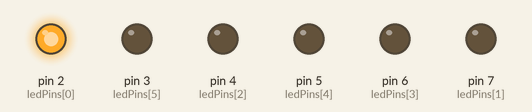
Recording of a sketch running on a simulated Arduino Uno, built with avr-gcc and run on an emulated ATmega328P. Shown: output pins drawn as LEDs (lit = HIGH).

Above: at 0.05 s.
At 0.35 s:
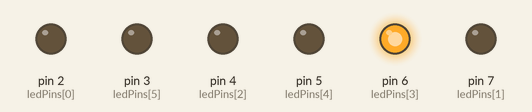
At 0.95 s:
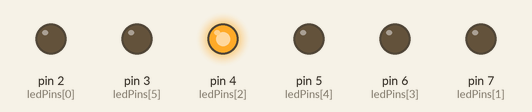
At 1.35 s:
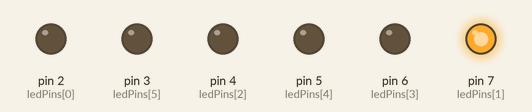
At 1.8 s:
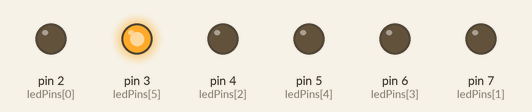
At 2.85 s:
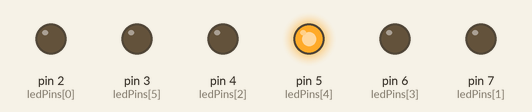
Timing chart, 0 to 3.1 s (numbered marks = the images above):
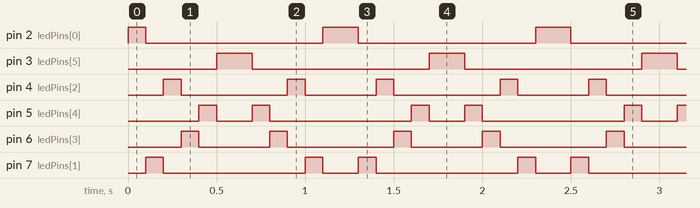

Measured:
- by itself, pin 2 (ledPins[0]): repeats every 1.2 s: LOW 1.0 s, HIGH 0.20 s
- by itself, pin 3 (ledPins[5]): alternates HIGH for 0.20 s and LOW for 1.0 s
- by itself, pin 4 (ledPins[2]): repeats every 1.2 s: LOW 0.60 s, HIGH 0.10 s, LOW 0.40 s, HIGH 0.10 s
- by itself, pin 5 (ledPins[4]): repeats every 1.2 s: LOW 0.20 s, HIGH 0.10 s, LOW 0.80 s, HIGH 0.10 s
- by itself, pin 6 (ledPins[3]): repeats every 1.2 s: LOW 0.40 s, HIGH 0.10 s, LOW 0.60 s, HIGH 0.10 s
- by itself, pin 7 (ledPins[1]): repeats every 1.2 s: LOW 0.80 s, HIGH 0.10 s, LOW 0.20 s, HIGH 0.10 s

The sketch:

Arraystest.pde
```cpp
/*
  Arrays

 Demonstrates the use of  an array to hold pin numbers
 in order to iterate over the pins in a sequence.
 Lights multiple LEDs in sequence, then in reverse.

 Unlike the For Loop tutorial, where the pins have to be
 contiguous, here the pins can be in any random order.

 The circuit:
 * LEDs from pins 2 through 7 to ground

 created 2006
 by David A. Mellis
 modified 5 Jul 2009
 by Tom Igoe

 http://www.arduino.cc/en/Tutorial/Array
 */

int timer = 100;           // The higher the number, the slower the timing.
int ledPins[] = {
  2, 7, 4, 6, 5, 3 };       // an array of pin numbers to which LEDs are attached
int pinCount = 6;           // the number of pins (i.e. the length of the array)

void setup() {
  int thisPin;
  // the array elements are numbered from 0 to (pinCount - 1).
  // use a for loop to initialize each pin as an output:
  for (int thisPin = 0; thisPin < pinCount; thisPin++)  {
    pinMode(ledPins[thisPin], OUTPUT);
  }
}

void loop() {
  // loop from the lowest pin to the highest:
  for (int thisPin = 0; thisPin < pinCount; thisPin++) {
    // turn the pin on:
    digitalWrite(ledPins[thisPin], HIGH);
    delay(timer);
    // turn the pin off:
    digitalWrite(ledPins[thisPin], LOW);

  }

  // loop from the highest pin to the lowest:
  for (int thisPin = pinCount - 1; thisPin >= 0; thisPin--) {
    // turn the pin on:
    digitalWrite(ledPins[thisPin], HIGH);
    delay(timer);
    // turn the pin off:
    digitalWrite(ledPins[thisPin], LOW);
  }
}
```
